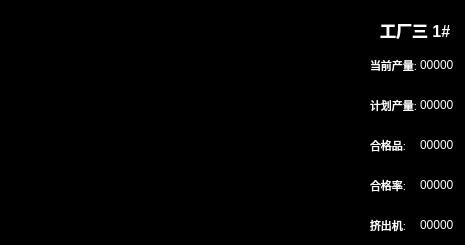
     <widget class="QFrame" name="frame_curve9">
      <property name="geometry">
       <rect>
        <x>15</x>
        <y>515</y>
        <width>465</width>
        <height>245</height>
       </rect>
      </property>
      <property name="styleSheet">
       <string notr="true">background-color: rgb(0, 0, 0);</string>
      </property>
      <property name="frameShape">
       <enum>QFrame::StyledPanel</enum>
      </property>
      <property name="frameShadow">
       <enum>QFrame::Raised</enum>
      </property>
      <widget class="QWidget" name="curve9_data1" native="true">
       <property name="geometry">
        <rect>
         <x>370</x>
         <y>50</y>
         <width>95</width>
         <height>30</height>
        </rect>
       </property>
       <widget class="QLabel" name="curve9_data1_title">
        <property name="geometry">
         <rect>
          <x>0</x>
          <y>0</y>
          <width>50</width>
          <height>30</height>
         </rect>
        </property>
        <property name="font">
         <font>
          <pointsize>8</pointsize>
          <weight>50</weight>
          <bold>false</bold>
         </font>
        </property>
        <property name="layoutDirection">
         <enum>Qt::LeftToRight</enum>
        </property>
        <property name="autoFillBackground">
         <bool>false</bool>
        </property>
        <property name="styleSheet">
         <string notr="true">color: rgb(255, 255, 255);</string>
        </property>
        <property name="text">
         <string>当前产量:</string>
        </property>
       </widget>
       <widget class="QLabel" name="curve9_data1_data">
        <property name="geometry">
         <rect>
          <x>50</x>
          <y>0</y>
          <width>45</width>
          <height>30</height>
         </rect>
        </property>
        <property name="styleSheet">
         <string notr="true">color: rgb(255, 255, 255);</string>
        </property>
        <property name="text">
         <string>00000</string>
        </property>
       </widget>
      </widget>
      <widget class="QWidget" name="curve9_data2" native="true">
       <property name="geometry">
        <rect>
         <x>370</x>
         <y>90</y>
         <width>95</width>
         <height>30</height>
        </rect>
       </property>
       <widget class="QLabel" name="curve9_data2_title">
        <property name="geometry">
         <rect>
          <x>0</x>
          <y>0</y>
          <width>50</width>
          <height>30</height>
         </rect>
        </property>
        <property name="font">
         <font>
          <pointsize>8</pointsize>
          <weight>50</weight>
          <bold>false</bold>
         </font>
        </property>
        <property name="layoutDirection">
         <enum>Qt::LeftToRight</enum>
        </property>
        <property name="autoFillBackground">
         <bool>false</bool>
        </property>
        <property name="styleSheet">
         <string notr="true">color: rgb(255, 255, 255);</string>
        </property>
        <property name="text">
         <string>计划产量:</string>
        </property>
       </widget>
       <widget class="QLabel" name="curve9_data2_data">
        <property name="geometry">
         <rect>
          <x>50</x>
          <y>0</y>
          <width>45</width>
          <height>30</height>
         </rect>
        </property>
        <property name="styleSheet">
         <string notr="true">color: rgb(255, 255, 255);</string>
        </property>
        <property name="text">
         <string>00000</string>
        </property>
       </widget>
      </widget>
      <widget class="QWidget" name="curve9_data3" native="true">
       <property name="geometry">
        <rect>
         <x>370</x>
         <y>130</y>
         <width>95</width>
         <height>30</height>
        </rect>
       </property>
       <widget class="QLabel" name="curve9_data3_title">
        <property name="geometry">
         <rect>
          <x>0</x>
          <y>0</y>
          <width>50</width>
          <height>30</height>
         </rect>
        </property>
        <property name="font">
         <font>
          <pointsize>8</pointsize>
          <weight>50</weight>
          <bold>false</bold>
         </font>
        </property>
        <property name="layoutDirection">
         <enum>Qt::LeftToRight</enum>
        </property>
        <property name="autoFillBackground">
         <bool>false</bool>
        </property>
        <property name="styleSheet">
         <string notr="true">color: rgb(255, 255, 255);</string>
        </property>
        <property name="text">
         <string>合格品:</string>
        </property>
       </widget>
       <widget class="QLabel" name="curve9_data3_data">
        <property name="geometry">
         <rect>
          <x>50</x>
          <y>0</y>
          <width>45</width>
          <height>30</height>
         </rect>
        </property>
        <property name="styleSheet">
         <string notr="true">color: rgb(255, 255, 255);</string>
        </property>
        <property name="text">
         <string>00000</string>
        </property>
       </widget>
      </widget>
      <widget class="QWidget" name="curve9_data4" native="true">
       <property name="geometry">
        <rect>
         <x>370</x>
         <y>170</y>
         <width>95</width>
         <height>30</height>
        </rect>
       </property>
       <widget class="QLabel" name="curve9_data4_title">
        <property name="geometry">
         <rect>
          <x>0</x>
          <y>0</y>
          <width>50</width>
          <height>30</height>
         </rect>
        </property>
        <property name="font">
         <font>
          <pointsize>8</pointsize>
          <weight>50</weight>
          <bold>false</bold>
         </font>
        </property>
        <property name="layoutDirection">
         <enum>Qt::LeftToRight</enum>
        </property>
        <property name="autoFillBackground">
         <bool>false</bool>
        </property>
        <property name="styleSheet">
         <string notr="true">color: rgb(255, 255, 255);</string>
        </property>
        <property name="text">
         <string>合格率:</string>
        </property>
       </widget>
       <widget class="QLabel" name="curve9_data4_data">
        <property name="geometry">
         <rect>
          <x>50</x>
          <y>0</y>
          <width>45</width>
          <height>30</height>
         </rect>
        </property>
        <property name="styleSheet">
         <string notr="true">color: rgb(255, 255, 255);</string>
        </property>
        <property name="text">
         <string>00000</string>
        </property>
       </widget>
      </widget>
      <widget class="QWidget" name="curve9_data5" native="true">
       <property name="geometry">
        <rect>
         <x>370</x>
         <y>210</y>
         <width>95</width>
         <height>30</height>
        </rect>
       </property>
       <widget class="QLabel" name="curve9_data5_title">
        <property name="geometry">
         <rect>
          <x>0</x>
          <y>0</y>
          <width>50</width>
          <height>30</height>
         </rect>
        </property>
        <property name="font">
         <font>
          <pointsize>8</pointsize>
          <weight>50</weight>
          <bold>false</bold>
         </font>
        </property>
        <property name="layoutDirection">
         <enum>Qt::LeftToRight</enum>
        </property>
        <property name="autoFillBackground">
         <bool>false</bool>
        </property>
        <property name="styleSheet">
         <string notr="true">color: rgb(255, 255, 255);</string>
        </property>
        <property name="text">
         <string>挤出机:</string>
        </property>
       </widget>
       <widget class="QLabel" name="curve9_data5_data">
        <property name="geometry">
         <rect>
          <x>50</x>
          <y>0</y>
          <width>45</width>
          <height>30</height>
         </rect>
        </property>
        <property name="styleSheet">
         <string notr="true">color: rgb(255, 255, 255);</string>
        </property>
        <property name="text">
         <string>00000</string>
        </property>
       </widget>
      </widget>
      <widget class="QLabel" name="curve9_title">
       <property name="geometry">
        <rect>
         <x>380</x>
         <y>10</y>
         <width>80</width>
         <height>40</height>
        </rect>
       </property>
       <property name="font">
        <font>
         <pointsize>12</pointsize>
         <weight>75</weight>
         <bold>true</bold>
        </font>
       </property>
       <property name="layoutDirection">
        <enum>Qt::LeftToRight</enum>
       </property>
       <property name="autoFillBackground">
        <bool>false</bool>
       </property>
       <property name="styleSheet">
        <string notr="true">color: rgb(255, 255, 255);</string>
       </property>
       <property name="text">
        <string>工厂三 1#</string>
       </property>
      </widget>
      <widget class="QWidget" name="curve9" native="true">
       <property name="geometry">
        <rect>
         <x>0</x>
         <y>0</y>
         <width>370</width>
         <height>245</height>
        </rect>
       </property>
      </widget>
     </widget>
